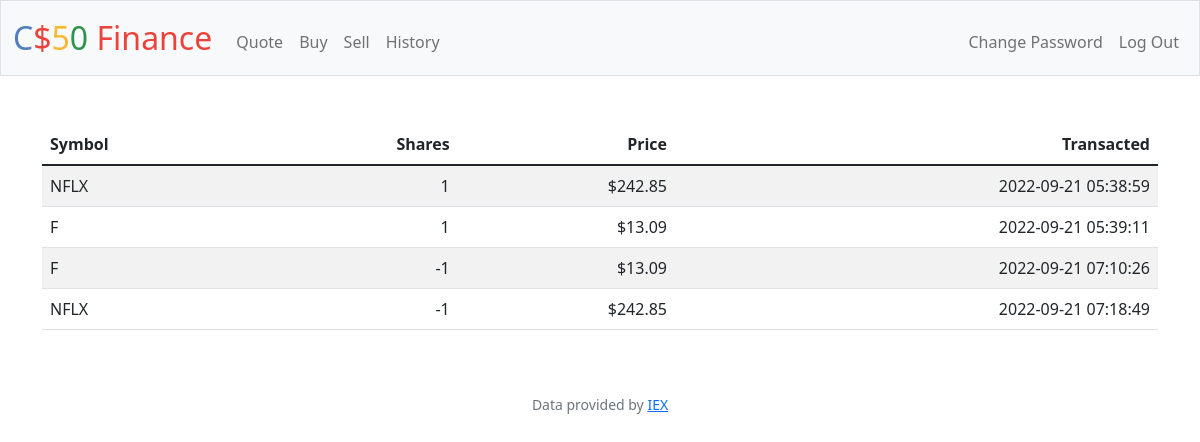
Screenshot of /history (signed in) with the database file from the repository.
### tables this page shows
CREATE TABLE "transactions" (
    id INTEGER PRIMARY KEY AUTOINCREMENT,
    user_id INTEGER NOT NULL,
    name TEXT NOT NULL,
    shares TEXT NOT NULL,
    price NUMERIC NOT NULL,
    type TEXT NOT NULL,
    symbol TEXT NOT NULL,
    date TIMESTAMP DEFAULT CURRENT_TIMESTAMP,
    FOREIGN KEY(user_id) REFERENCES users(id)
);

### app.py (the view)
@app.route("/history")
@login_required
def history():
    user_id = session["user_id"]
    transactions = db.execute("SELECT symbol, shares, price, date, type FROM transactions WHERE user_id = ?", user_id)
    return render_template("history.html", transactions=transactions, usd=usd)

### app.py (called while the page is built)
@app.after_request
def after_request(response):
    response.headers["Cache-Control"] = "no-cache, no-store, must-revalidate"
    response.headers["Expires"] = 0
    response.headers["Pragma"] = "no-cache"
    return response

### helpers.py (called while the page is built)
def login_required(f):
    @wraps(f)
    def decorated_function(*args, **kwargs):
        if session.get("user_id") is None:
            return redirect("/login")
        return f(*args, **kwargs)
    return decorated_function

def usd(value):
    return f"${value:,.2f}"

### templates/history.html (shortened to what this page needs)
{% extends "layout.html" %}
{% block main %}
    <table class="table table-striped">
        <thead>
            <tr>
                <th class="text-start">Symbol</th>
                <th class="text-end">Shares</th>
                <th class="text-end">Price</th>
                <th class="text-end">Transacted</th>
            </tr>
        </thead>
        <tbody>
            {% for transaction in transactions %}
            <tr>
                <td class="text-start">{{ transaction["symbol"].upper() }}</td>
                <td class="text-end">{{ transaction["shares"] }}</td>
                <td class="text-end">{{ usd(transaction["price"]) }}</td>
                <td class="text-end">{{ transaction["date"] }}</td>
            </tr>
            {% endfor %}
        </tbody>
    </table>
{% endblock %}

### rows the page displays
transactions: price "$242.85"
transactions: price "$13.09"
transactions: price "$13.09"
transactions: price "$242.85"
